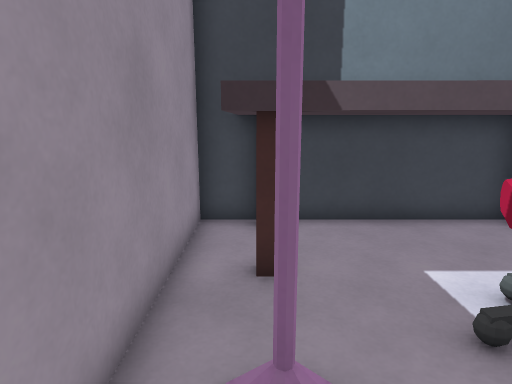
View 1 (above)

14 first-person views from a walk through a level from a Godot 3-D game. The camera is 1.3 m above the floor, tilts 12° down and sees 75° across. The floor is counted in squares, 0.5 m on a side. Each view is taken from the middle of a square. On the plan, view 1 faces up. The plan holds only what a view shows up to about 20 squares ahead; the rest is blank. The place goes on beyond the plan. Surface patterns are stand-ins for the level's own textures.

View 2
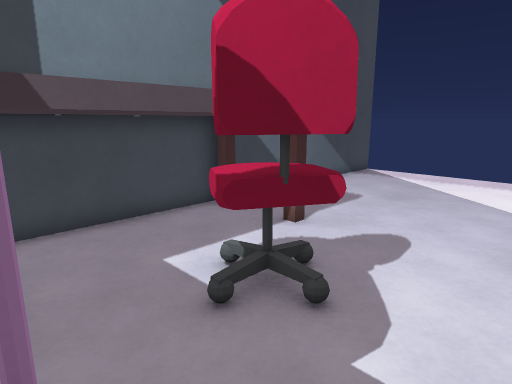

View 3
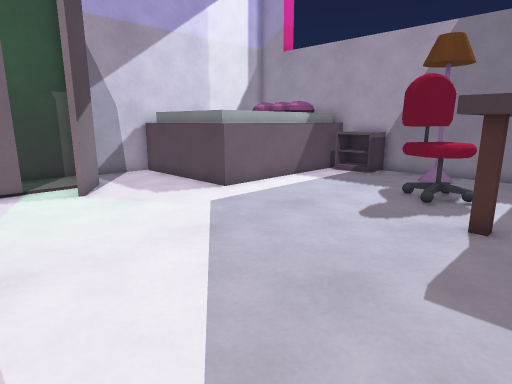

View 4
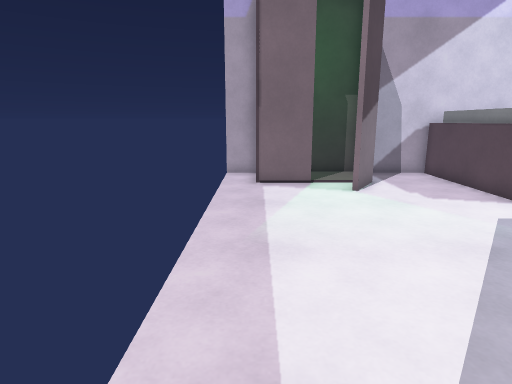

View 5
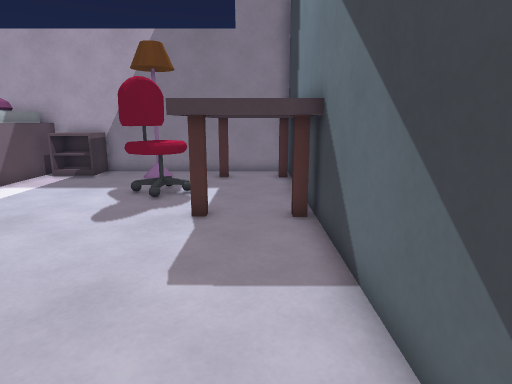

View 6
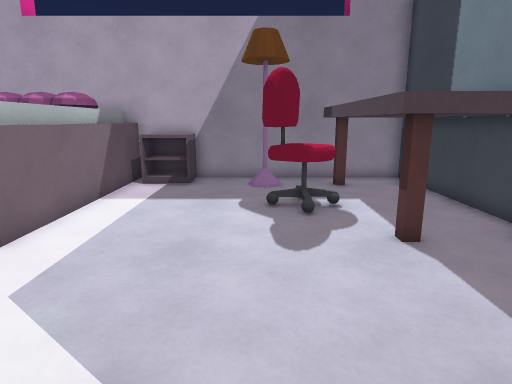

View 7
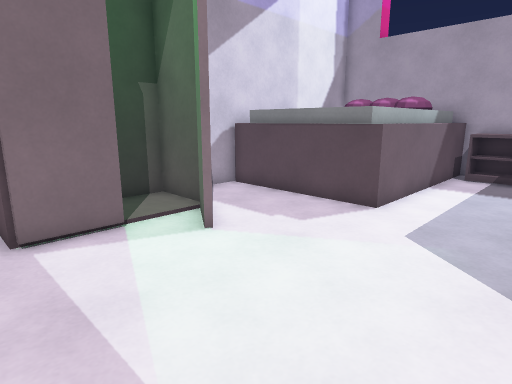

View 8
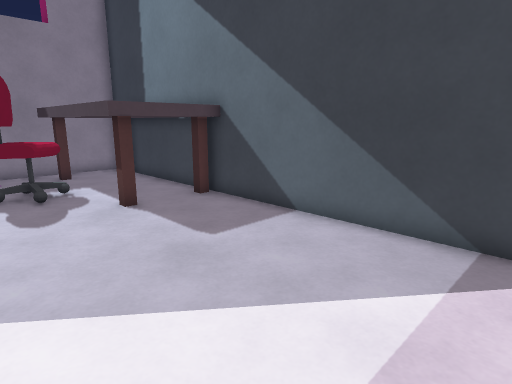

View 9
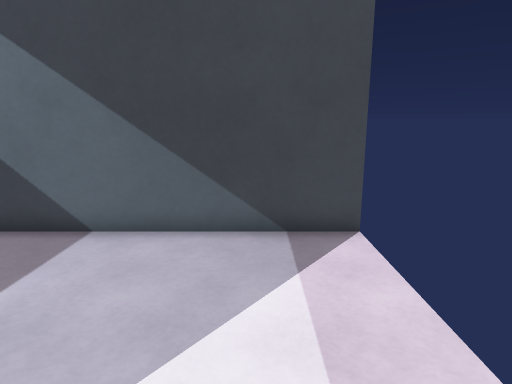

View 10
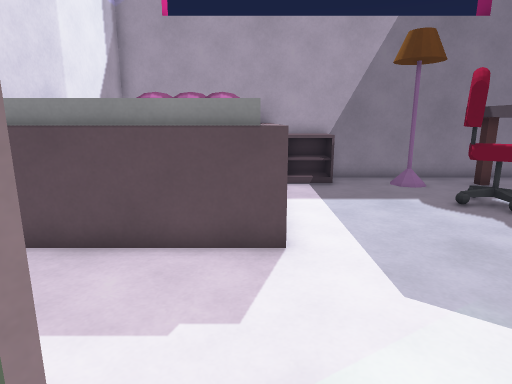

View 11
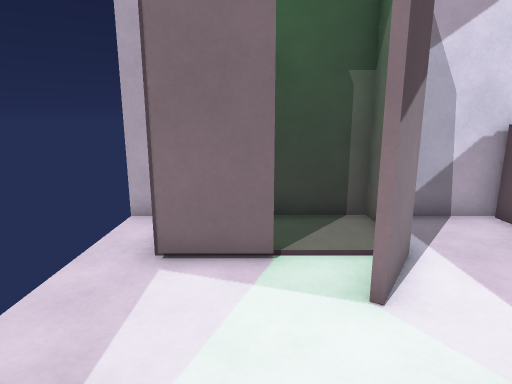

View 12
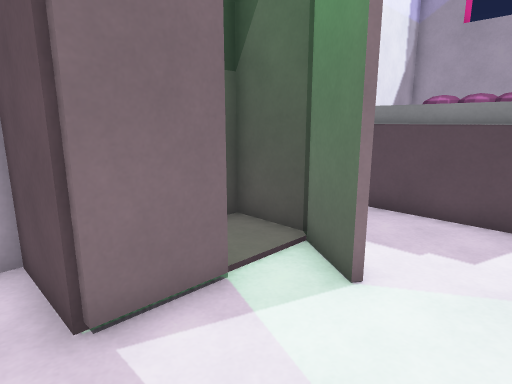

View 13
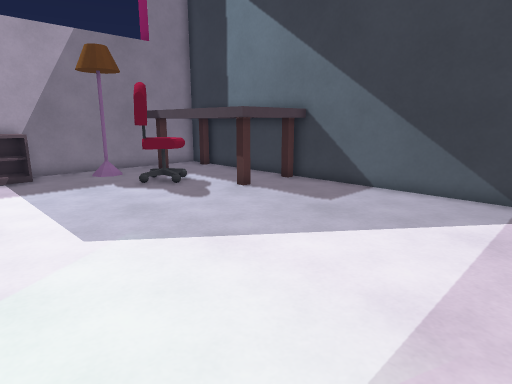

View 14
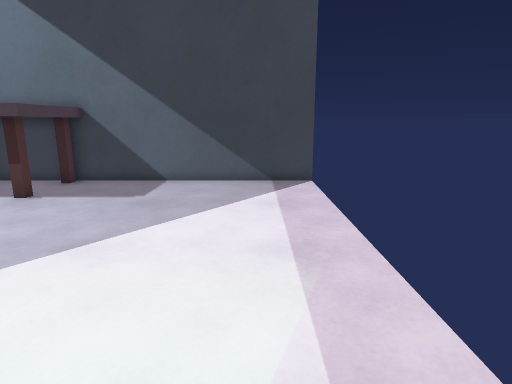

### Floor plan
Key: @ floor where view 1 was taken; # wall or solid block; . floor; ^ raised ledge; E desk; C chair; L lamp; B bookshelf; W wardrobe.
Columns run from 2 left of view 1 to 18 right of it. Each row starts with its distance up from view 1.
  9  ####################
  8  #EEEEEEEEE.........
  7  #EEEEEEEEE.........
  6  #EEEEEEEEE.........
  5  #EEEEEEEE..........
  4  #...CCC............
  3  #  .CCC............
  2  #L ..C.............
  1 # ..................
  0 # @.................
 -1 #BB.................
 -2 #BB.................
 -3 #BB.................
 -4 #^^^^^^^^^..........
 -5 # ^^     ^..........
 -6   ^^     ^....W.....
 -7   ^^     ^...##.###.
 -8   ^^     ^...W    #.
 -9          ^...W    #.
-10    #############  ###

Positions as (right, up) in squares from view 1, and headings:
1: (0, 0), facing up
2: (0, 0), facing up-right
3: (16, 7), facing down-left
4: (16, 7), facing down
5: (16, 7), facing left
6: (14, 2), facing left
7: (17, 1), facing down-left
8: (17, 1), facing up-left
9: (15, 1), facing up
10: (14, -4), facing left
11: (14, -1), facing down
12: (17, -3), facing down-left
13: (17, -4), facing up-left
14: (15, -6), facing up
